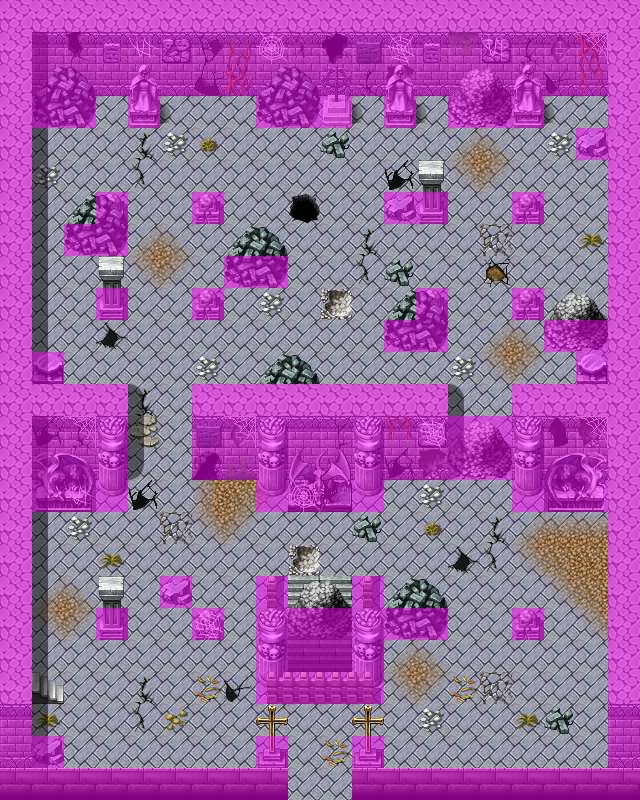

Rendered tile map (Tiled .tmx) drawn with the repository's tilesets; below, a short description and the map source with its tile grids summarised:
An orthogonal 20x25 tile map with 32x32 px tiles, 4 tile layers (Ground, Objects, Above, Walkable), 41 tilesets and 9 objects (6x spawn, 3x mapchange).

<map version="1.0" orientation="orthogonal" width="20" height="25" tilewidth="32" tileheight="32">
 <tileset firstgid="1" name="map_bed_1" tilewidth="32" tileheight="32">
  <image source="../drawable/map_bed_1.png" width="512" height="256" />
 </tileset>
 <tileset firstgid="129" name="map_border_1" tilewidth="32" tileheight="32">
  <image source="../drawable/map_border_1.png" width="512" height="256" />
 </tileset>
 <tileset firstgid="257" name="map_bridge_1" tilewidth="32" tileheight="32">
  <image source="../drawable/map_bridge_1.png" width="512" height="256" />
 </tileset>
 <tileset firstgid="385" name="map_broken_1" tilewidth="32" tileheight="32">
  <image source="../drawable/map_broken_1.png" width="512" height="256" />
 </tileset>
 <tileset firstgid="513" name="map_cavewall_1" tilewidth="32" tileheight="32">
  <image source="../drawable/map_cavewall_1.png" width="576" height="192" />
 </tileset>
 <tileset firstgid="621" name="map_cavewall_2" tilewidth="32" tileheight="32">
  <image source="../drawable/map_cavewall_2.png" width="576" height="192" />
 </tileset>
 <tileset firstgid="729" name="map_cavewall_3" tilewidth="32" tileheight="32">
  <image source="../drawable/map_cavewall_3.png" width="576" height="192" />
 </tileset>
 <tileset firstgid="837" name="map_chair_table_1" tilewidth="32" tileheight="32">
  <image source="../drawable/map_chair_table_1.png" width="512" height="256" />
 </tileset>
 <tileset firstgid="965" name="map_crate_1" tilewidth="32" tileheight="32">
  <image source="../drawable/map_crate_1.png" width="512" height="256" />
 </tileset>
 <tileset firstgid="1093" name="map_cupboard_1" tilewidth="32" tileheight="32">
  <image source="../drawable/map_cupboard_1.png" width="512" height="256" />
 </tileset>
 <tileset firstgid="1221" name="map_curtain_1" tilewidth="32" tileheight="32">
  <image source="../drawable/map_curtain_1.png" width="512" height="256" />
 </tileset>
 <tileset firstgid="1349" name="map_entrance_1" tilewidth="32" tileheight="32">
  <image source="../drawable/map_entrance_1.png" width="512" height="256" />
 </tileset>
 <tileset firstgid="1477" name="map_fence_1" tilewidth="32" tileheight="32">
  <image source="../drawable/map_fence_1.png" width="512" height="256" />
 </tileset>
 <tileset firstgid="1605" name="map_fence_2" tilewidth="32" tileheight="32">
  <image source="../drawable/map_fence_2.png" width="512" height="256" />
 </tileset>
 <tileset firstgid="1733" name="map_ground_1" tilewidth="32" tileheight="32">
  <image source="../drawable/map_ground_1.png" width="512" height="256" />
 </tileset>
 <tileset firstgid="1861" name="map_ground_2" tilewidth="32" tileheight="32">
  <image source="../drawable/map_ground_2.png" width="512" height="256" />
 </tileset>
 <tileset firstgid="1989" name="map_ground_3" tilewidth="32" tileheight="32">
  <image source="../drawable/map_ground_3.png" width="512" height="256" />
 </tileset>
 <tileset firstgid="2117" name="map_ground_4" tilewidth="32" tileheight="32">
  <image source="../drawable/map_ground_4.png" width="512" height="256" />
 </tileset>
 <tileset firstgid="2245" name="map_ground_5" tilewidth="32" tileheight="32">
  <image source="../drawable/map_ground_5.png" width="512" height="256" />
 </tileset>
 <tileset firstgid="2373" name="map_ground_6" tilewidth="32" tileheight="32">
  <image source="../drawable/map_ground_6.png" width="512" height="256" />
 </tileset>
 <tileset firstgid="2501" name="map_ground_7" tilewidth="32" tileheight="32">
  <image source="../drawable/map_ground_7.png" width="512" height="256" />
 </tileset>
 <tileset firstgid="2629" name="map_ground_8" tilewidth="32" tileheight="32">
  <image source="../drawable/map_ground_8.png" width="512" height="256" />
 </tileset>
 <tileset firstgid="2757" name="map_indoor_1" tilewidth="32" tileheight="32">
  <image source="../drawable/map_indoor_1.png" width="512" height="256" />
 </tileset>
 <tileset firstgid="2885" name="map_kitchen_1" tilewidth="32" tileheight="32">
  <image source="../drawable/map_kitchen_1.png" width="512" height="256" />
 </tileset>
 <tileset firstgid="3013" name="map_outdoor_1" tilewidth="32" tileheight="32">
  <image source="../drawable/map_outdoor_1.png" width="512" height="256" />
 </tileset>
 <tileset firstgid="3141" name="map_pillar_1" tilewidth="32" tileheight="32">
  <image source="../drawable/map_pillar_1.png" width="512" height="256" />
 </tileset>
 <tileset firstgid="3269" name="map_plant_1" tilewidth="32" tileheight="32">
  <image source="../drawable/map_plant_1.png" width="512" height="256" />
 </tileset>
 <tileset firstgid="3397" name="map_rock_1" tilewidth="32" tileheight="32">
  <image source="../drawable/map_rock_1.png" width="512" height="256" />
 </tileset>
 <tileset firstgid="3525" name="map_roof_1" tilewidth="32" tileheight="32">
  <image source="../drawable/map_roof_1.png" width="512" height="256" />
 </tileset>
 <tileset firstgid="3653" name="map_roof_2" tilewidth="32" tileheight="32">
  <image source="../drawable/map_roof_2.png" width="512" height="256" />
 </tileset>
 <tileset firstgid="3781" name="map_shop_1" tilewidth="32" tileheight="32">
  <image source="../drawable/map_shop_1.png" width="512" height="256" />
 </tileset>
 <tileset firstgid="3909" name="map_sign_ladder_1" tilewidth="32" tileheight="32">
  <image source="../drawable/map_sign_ladder_1.png" width="512" height="256" />
 </tileset>
 <tileset firstgid="4037" name="map_table_1" tilewidth="32" tileheight="32">
  <image source="../drawable/map_table_1.png" width="512" height="256" />
 </tileset>
 <tileset firstgid="4165" name="map_trail_1" tilewidth="32" tileheight="32">
  <image source="../drawable/map_trail_1.png" width="512" height="256" />
 </tileset>
 <tileset firstgid="4293" name="map_transition_5" tilewidth="32" tileheight="32">
  <image source="../drawable/map_transition_5.png" width="512" height="256" />
 </tileset>
 <tileset firstgid="4421" name="map_tree_1" tilewidth="32" tileheight="32">
  <image source="../drawable/map_tree_1.png" width="512" height="256" />
 </tileset>
 <tileset firstgid="4549" name="map_wall_1" tilewidth="32" tileheight="32">
  <image source="../drawable/map_wall_1.png" width="512" height="256" />
 </tileset>
 <tileset firstgid="4677" name="map_wall_2" tilewidth="32" tileheight="32">
  <image source="../drawable/map_wall_2.png" width="480" height="256" />
 </tileset>
 <tileset firstgid="4797" name="map_wall_3" tilewidth="32" tileheight="32">
  <image source="../drawable/map_wall_3.png" width="480" height="256" />
 </tileset>
 <tileset firstgid="4917" name="map_window_1" tilewidth="32" tileheight="32">
  <image source="../drawable/map_window_1.png" width="512" height="256" />
 </tileset>
 <tileset firstgid="5045" name="map_window_2" tilewidth="32" tileheight="32">
  <image source="../drawable/map_window_2.png" width="512" height="256" />
 </tileset>
 <layer name="Ground" width="20" height="25">
  <data>[500 cells, 500 non-empty, 7 distinct tile ids]</data>
 </layer>
 <layer name="Objects" width="20" height="25">
  <data>[500 cells, 194 non-empty, 75 distinct tile ids]</data>
 </layer>
 <layer name="Above" width="20" height="25">
  <data>[500 cells, 86 non-empty, 24 distinct tile ids]</data>
 </layer>
 <layer name="Walkable" width="20" height="25">
  <data>[500 cells, 229 non-empty, 1 distinct tile ids]</data>
 </layer>
 <objectgroup name="Mapevents" width="20" height="25">
  <object name="down" type="mapchange" x="288" y="192" width="32" height="32">
   <properties>
    <property name="map" value="creepydungeon3" />
    <property name="place" value="up" />
   </properties>
  </object>
  </objectgroup>
 <objectgroup name="Spawn" width="20" height="25">
  <!-- 6 objects omitted --></objectgroup>
 <objectgroup name="Keys" width="20" height="25" />
</map>
<!-- 8 of 9 objects omitted -->
